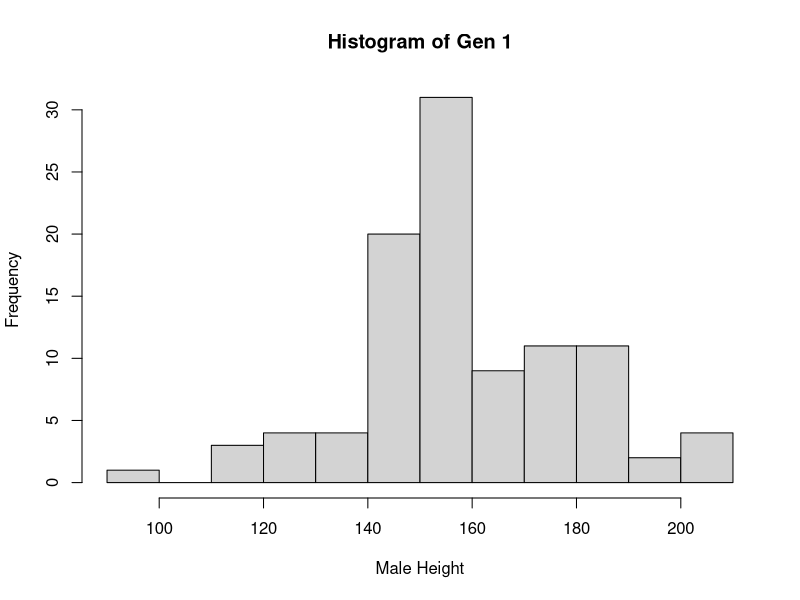
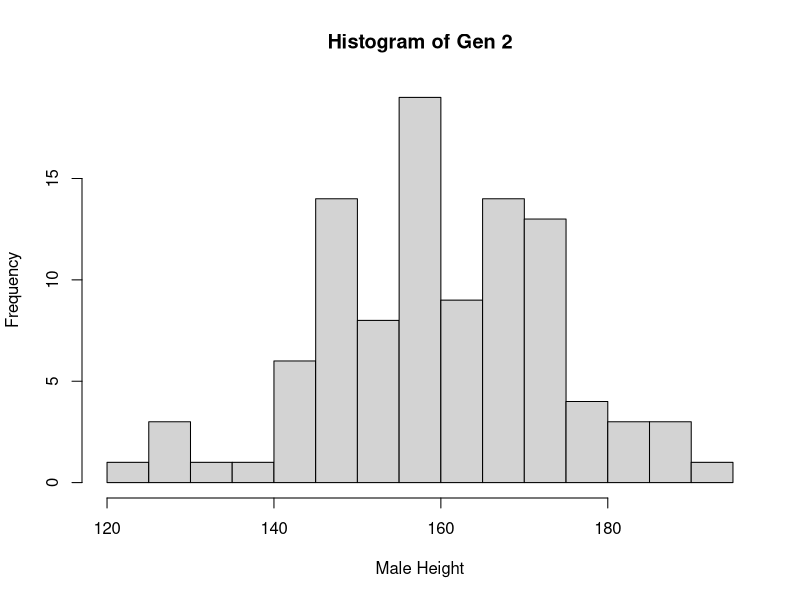
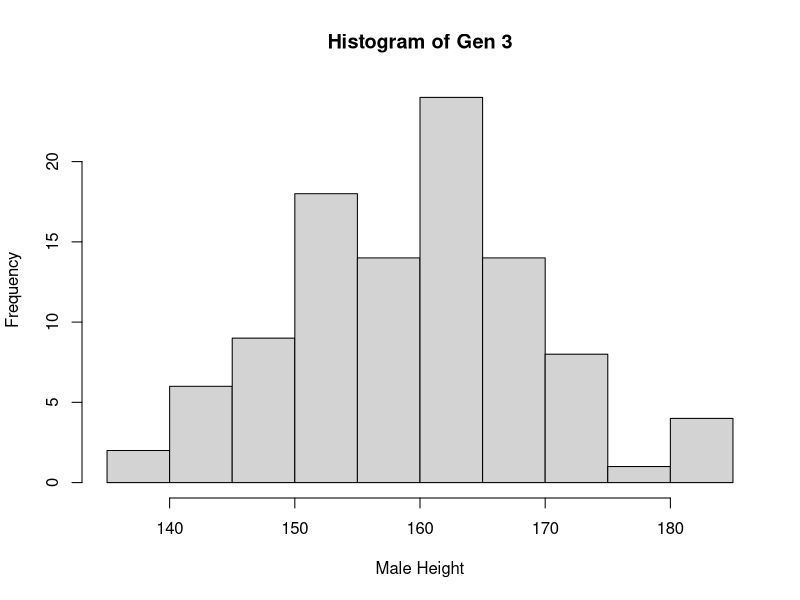
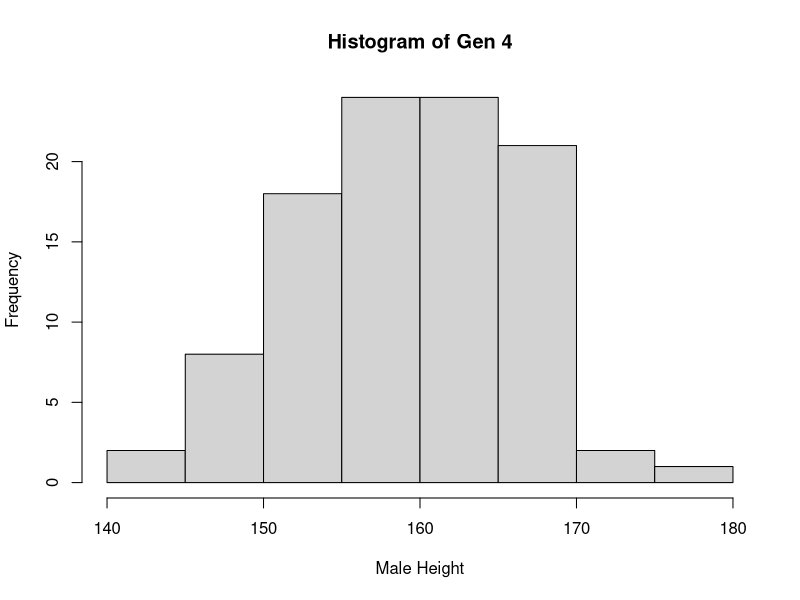
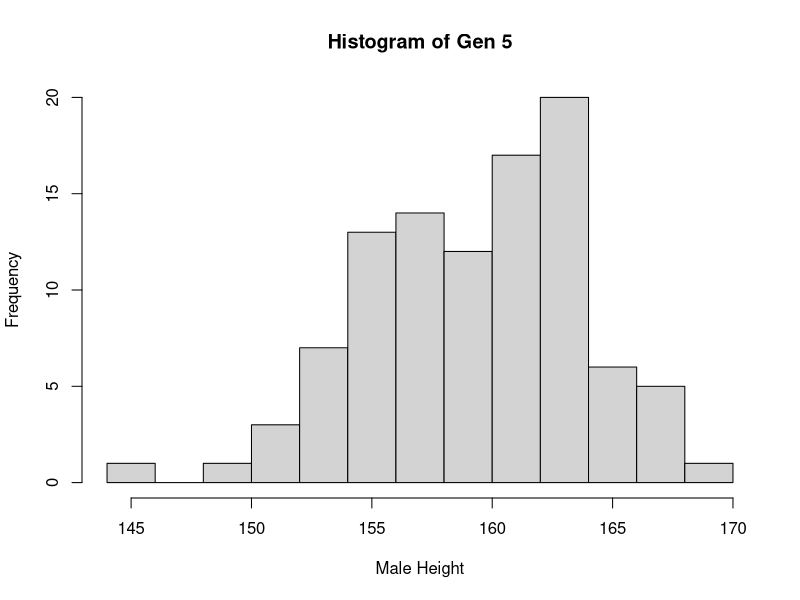
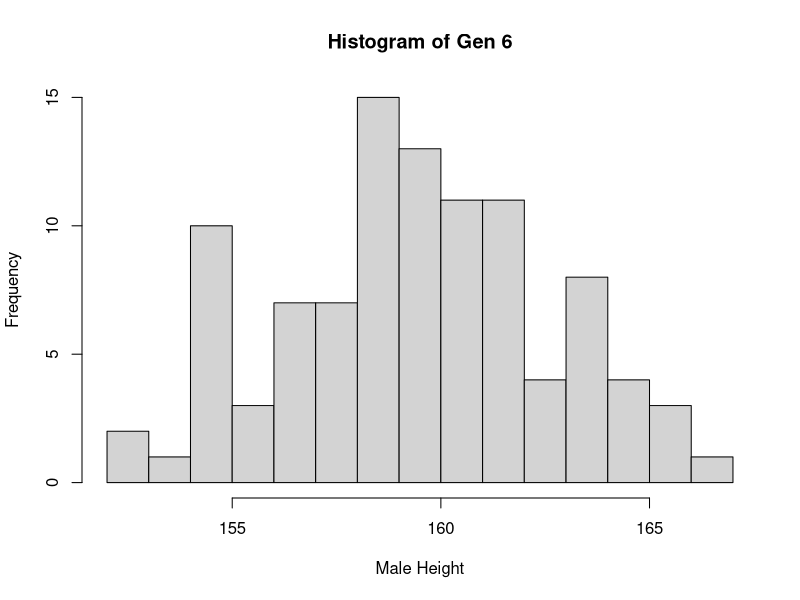
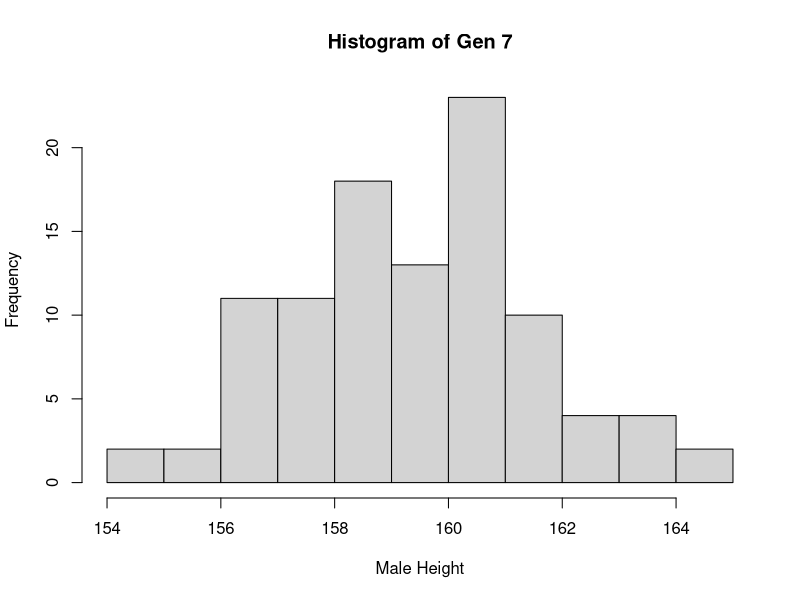
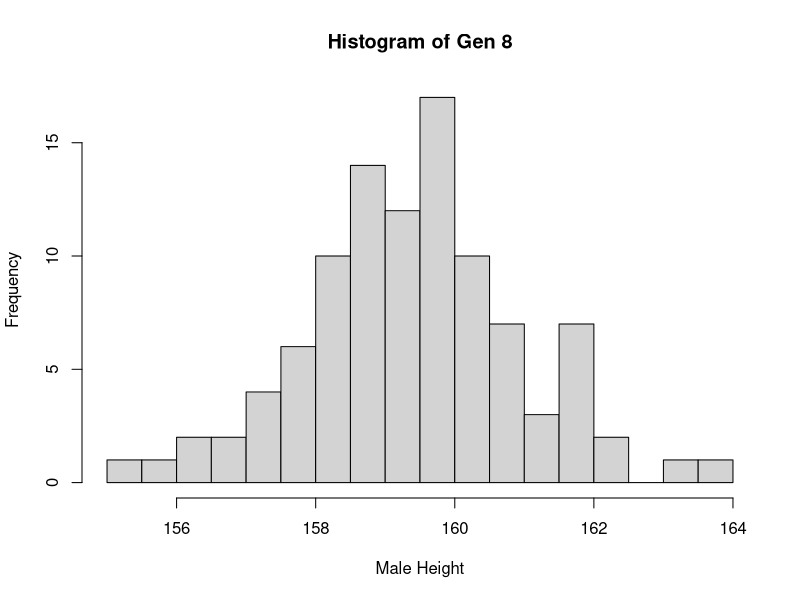

Reproduce these figures in R, in order.
## ---- chunk 1
pop <- data.frame(m = rnorm(100, 160, 20), f = rnorm(100, 160, 20))
## ---- chunk 2
next_gen <- function(pop) {
    pop$m <- sample(pop$m)
    pop$m <- rowMeans(pop)
    pop$f <- pop$m
    pop
}
## ---- chunk 3
hist(pop$m, breaks=12, main = "Histogram of Gen 1", xlab = "Male Height")
result = matrix(NA, nrow=900,ncol=3)
result[1:100,1] = pop$m
result[1:100,2] = pop$f
result[1:100,3] = rep(1, 100)
for(i in 1:8){
  pop = next_gen(pop)
  print(i*100+1)
  print(((i+1)*100))
  result[(i*100+1):((i+1)*100),1] = pop$m
  result[(i*100+1):((i+1)*100),2] = pop$f
  result[(i*100+1):((i+1)*100),3] = rep(i+1, 100)
  hist(pop$m, breaks =12, main = paste("Histogram of Gen", i+1), xlab = "Male Height")
}
## ---- chunk 4
library(ggplot2)
library(cowplot)
result = as.data.frame(result)
colnames(result) = c('m','f', 'gen')

ggplot(result, aes(x=m,y=f)) +
        geom_point(alpha = 0.2) +
        xlim(100, 220) +
        facet_wrap(~gen)
## ---- chunk 5
makeTransparent = function(..., alpha=0.5) {
  if(alpha<0 | alpha>1) stop("alpha must be between 0 and 1")
  alpha = floor(255*alpha)  
  newColor = col2rgb(col=unlist(list(...)), alpha=FALSE)
  .makeTransparent = function(col, alpha) {
    rgb(red=col[1], green=col[2], blue=col[3], alpha=alpha, maxColorValue=255)
  }
  newColor = apply(newColor, 2, .makeTransparent, alpha=alpha)
  return(newColor)
}

par(new=FALSE)
plot(NULL,
  xlim=c(-1, 1),
  ylim=c(-1, 1),
  xlab="",
  ylab=""
)

polygon(x=c(seq(-0.75, 0.25, length.out=100), seq(0.25, -0.75, length.out=100)),
        y=c(rep(-0.25, 100), rep(0.75, 100)), border=NA, col=makeTransparent('blue',alpha=0.5))
polygon(x=c(seq(-0.25, 0.75, length.out=100), seq(0.75, -0.25, length.out=100)),
        y=c(rep(-0.75, 100), rep(0.25, 100)), border=NA, col=makeTransparent('red',alpha=0.5))
## ---- chunk 6
library(boot)
set.seed(1235)
treatment <- sample(c(0,1), replace=TRUE, size=100)
outcome <- rnorm(100, 60, 20)
d.frame = data.frame(treatment,outcome)
colnames(d.frame) = c("treatment","outcome")
# Add 5 to treatment group
for (i in 1:nrow(d.frame)){
    if (d.frame[i,'treatment'] == 1) {
        d.frame[i, 'outcome'] = d.frame[i, 'outcome'] + 5
    }
}
n = c(250,500,750,1000,1250,1500,1750,2000,2250,2500)
B = 1000
result <-matrix(NA, 10, 7)
colnames(result) <- c("Size", "Group 0 Mean", "Group 0 Lower", "Group 0 Upper","Group 1 Mean", "Group 1 Lower", "Group 1 Upper")
result[,'Size'] = 1:10
for (i in 1:nrow(result)){
  boot0 <- matrix(sample(d.frame$outcome[d.frame$treatment==0], size = B*i, replace = TRUE), ncol=B, nrow=n[i])
  boot0Means <- colMeans(boot0)
  boot0Mean <- mean(boot0Means)
  boot0L <- quantile(boot0Means, prob = 0.025)
  boot0U <- quantile(boot0Means, prob = 0.975)
  result[i,2] = boot0Mean
  result[i,'Group 0 Lower'] = boot0L
  result[i,'Group 0 Upper'] = boot0U
  
  boot1 <- matrix(sample(d.frame$outcome[d.frame$treatment==1], size = B*i, replace = TRUE), ncol=B, nrow=n[i])
  boot1Means <- colMeans(boot1)
  boot1Mean <- mean(boot1Means)
  boot1L <- quantile(boot1Means, prob = 0.025)
  boot1U <- quantile(boot1Means, prob = 0.975)
  result[i,5] = boot1Mean
  result[i,'Group 1 Lower'] = boot1L
  result[i,'Group 1 Upper'] = boot1U
}
result = as.data.frame(result)
ggplot(result, aes(x = Size)) + geom_line( aes(y = `Group 0 Mean`), color = 'red') +geom_ribbon(aes(ymin = `Group 0 Lower`, ymax = `Group 0 Upper`), fill=makeTransparent('red',alpha=0.5)) + geom_line( aes(y = `Group 1 Mean`), color = 'blue') +geom_ribbon(aes(ymin = `Group 1 Lower`, ymax = `Group 1 Upper`), fill=makeTransparent('blue',alpha=0.5)) + ylab("Outcome")
